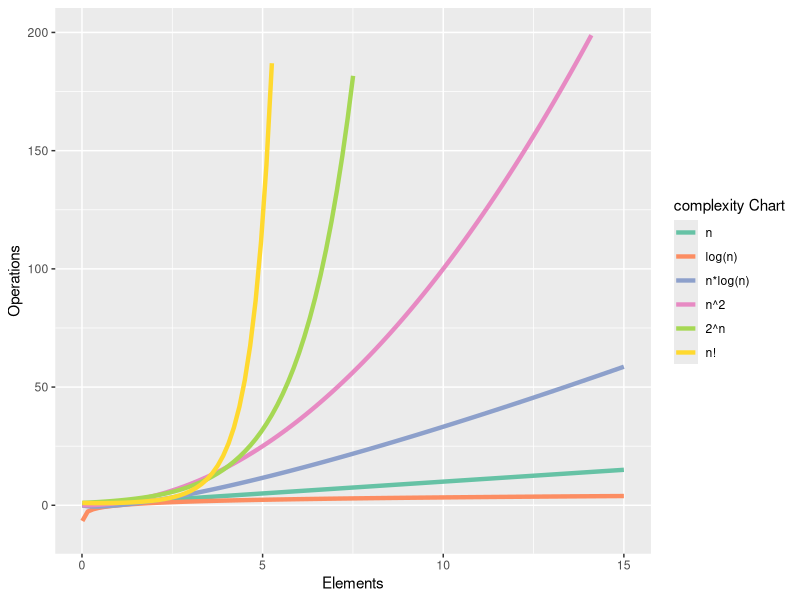
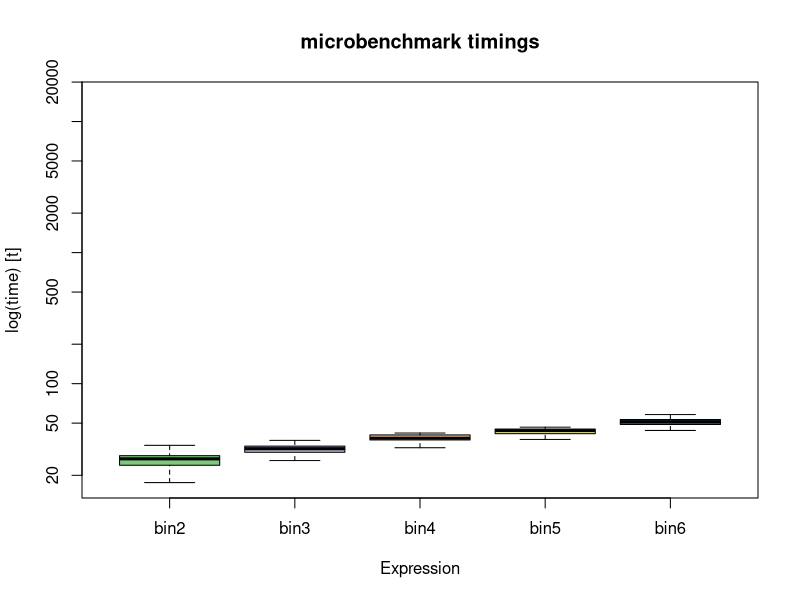
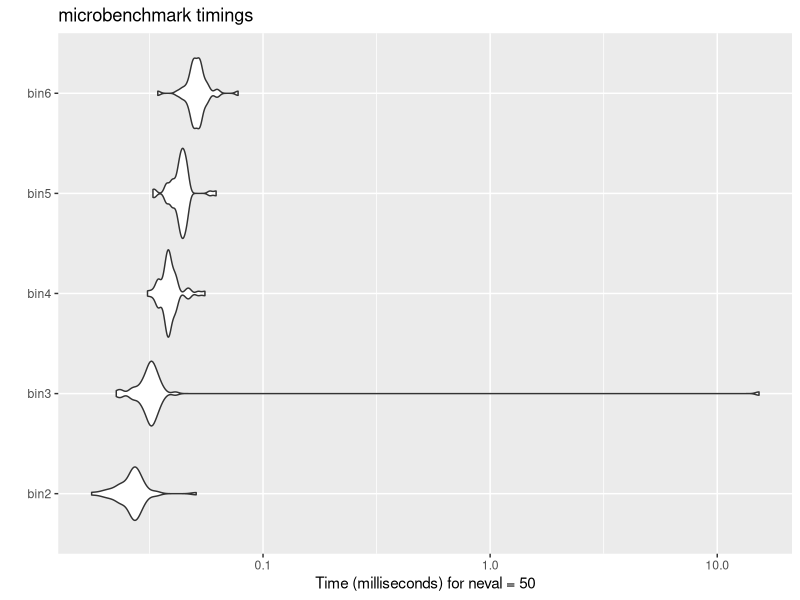
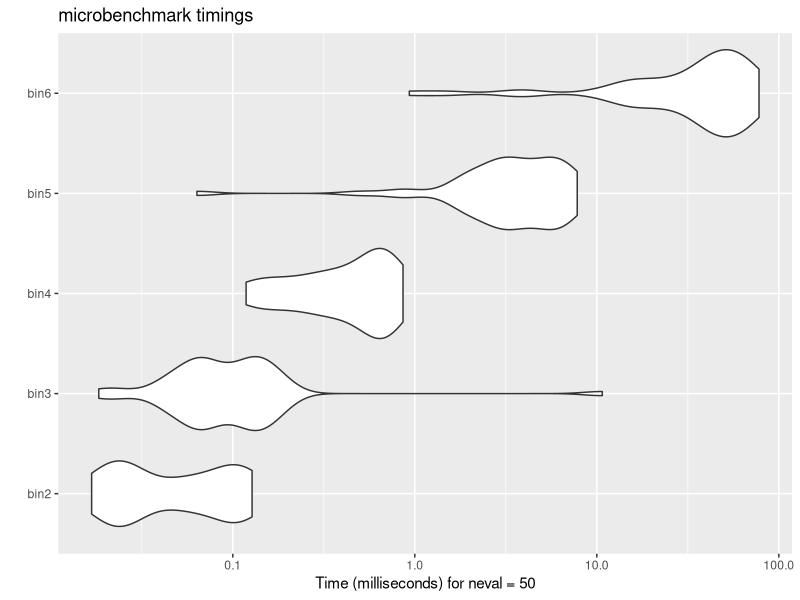

Write the R code that produced these figures, in order.
## ---- chunk 1
n  = function(x)
      x
logn = function(x)
      log2(x)
nlogn = function(x)
      x * log2(x)
n2 = function(x)
      x ^ 2
pow2n = function(x)
      2 ^ x
factn = function(x)
      factorial(x)
## ---- chunk 2
library(ggplot2) ; library(RColorBrewer)
xd <- data.frame(x = c(0.01, 15))
cl <- brewer.pal(n = 6,name = 'Set2')

g <- ggplot(data = xd, aes(x = x))
g <- g + stat_function(fun = n , size = 1.5, aes(color = cl[1])) +
      stat_function(fun = logn , size = 1.5, aes(color = cl[2])) +
      stat_function(fun = nlogn , size = 1.5, aes(color = cl[3])) +
      stat_function(fun = n2, size = 1.5, aes(color = cl[4])) +
      stat_function(fun = pow2n , size = 1.5, aes(color = cl[5])) +
      stat_function(fun = factn , size = 1.5, aes(color = cl[6]))
g <- g + scale_color_identity(
      name = 'complexity Chart',
      breaks = cl,
      labels = c('n', 'log(n)', 'n*log(n)', 'n^2', '2^n', 'n!'),
      guide = 'legend'
)
g <- g + ylim(c(-10, 200))
g <- g + labs(x = 'Elements',y ='Operations')
g
## ---- chunk 3
bin_search <- function (v, t) {
      lo <- 1
      hi <- length(v)
      while (lo <= hi) {
            mid = round((lo + hi) / 2)
            
            if (abs(v[mid] - t) <= 0 ) {
                  return(mid)
                  break
            } else if (v[mid] < t) {
                  lo = mid + 1
            } else {
                  hi = mid - 1
            }
      }
}
## ---- chunk 4
test_array <- seq(from = 7,to = 2100,by = 7)
test_array[276]
## ---- chunk 5
bin_search(v = test_array,t = 1932)
## ---- chunk 6
library(microbenchmark)
set.seed(12345)
df <- microbenchmark(
bin2   =  bin_search(v = seq(1,100),t = round(runif(1,min = 1,max = 100))),
bin3 =  bin_search(v = seq(1,1000),t = round(runif(1,min = 1,max = 1000))),
bin4   =  bin_search(v = seq(1,10000),t = round(runif(1,min = 1,max = 10000))),
bin5 =  bin_search(v = seq(1,100000),t = round(runif(1,min = 1,max = 100000))),
bin6   =  bin_search(v = seq(1,1000000),t = round(runif(1,min = 1,max = 1000000))),
times = 50,unit = 'ms')

df
## ---- chunk 7

cl2 <- brewer.pal(name = 'Accent', n =6)
boxplot(df,col = cl2,log = T,outline = F,ylime = c(10,55))
## ---- chunk 8
autoplot(df)
## ---- chunk 9
ls <- function(v,t){
      c = F
      l <- length(v)
      for (i in 1:l){
            if (v[i] == t){
                  return(i)
                  c = T
            }
      }
      if (c == F){
            return('Not in Vector')
      }
}
## ---- chunk 10
vector_test <- seq(1,700,by = 2)
target <- 451
ans <- ls(vector_test,target)
ans
## ---- chunk 11
vector_test[ans]
## ---- chunk 12
library(microbenchmark)
set.seed(12345)
df1 <- microbenchmark(
bin2   =  ls(v = seq(1,100),t = round(runif(1,min = 1,max = 100))),
bin3   =  ls(v = seq(1,1000),t = round(runif(1,min = 1,max = 1000))),
bin4   =  ls(v = seq(1,10000),t = round(runif(1,min = 1,max = 10000))),
bin5   =  ls(v = seq(1,100000),t = round(runif(1,min = 1,max = 100000))),
bin6   =  ls(v = seq(1,1000000),t = round(runif(1,min = 1,max = 1000000))),
times = 50,unit = 'ms')

df1
## ---- chunk 13
autoplot(df1)
